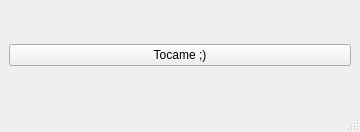
<?xml version="1.0" encoding="UTF-8"?>
<ui version="4.0">
 <class>MainWindow</class>
 <widget class="QMainWindow" name="MainWindow">
  <property name="geometry">
   <rect>
    <x>0</x>
    <y>0</y>
    <width>360</width>
    <height>132</height>
   </rect>
  </property>
  <property name="windowTitle">
   <string>MainWindow</string>
  </property>
  <widget class="QWidget" name="centralwidget">
   <layout class="QVBoxLayout" name="verticalLayout">
    <item>
     <widget class="QPushButton" name="pushButton_4">
      <property name="text">
       <string>Tocame ;)</string>
      </property>
     </widget>
    </item>
   </layout>
  </widget>
  <widget class="QMenuBar" name="menubar">
   <property name="geometry">
    <rect>
     <x>0</x>
     <y>0</y>
     <width>360</width>
     <height>20</height>
    </rect>
   </property>
  </widget>
  <widget class="QStatusBar" name="statusbar"/>
 </widget>
 <resources/>
 <connections/>
</ui>
